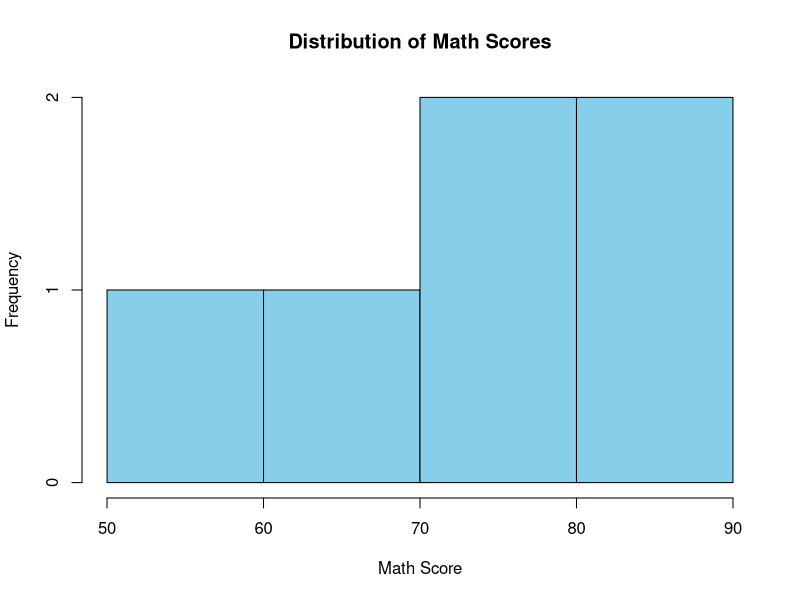
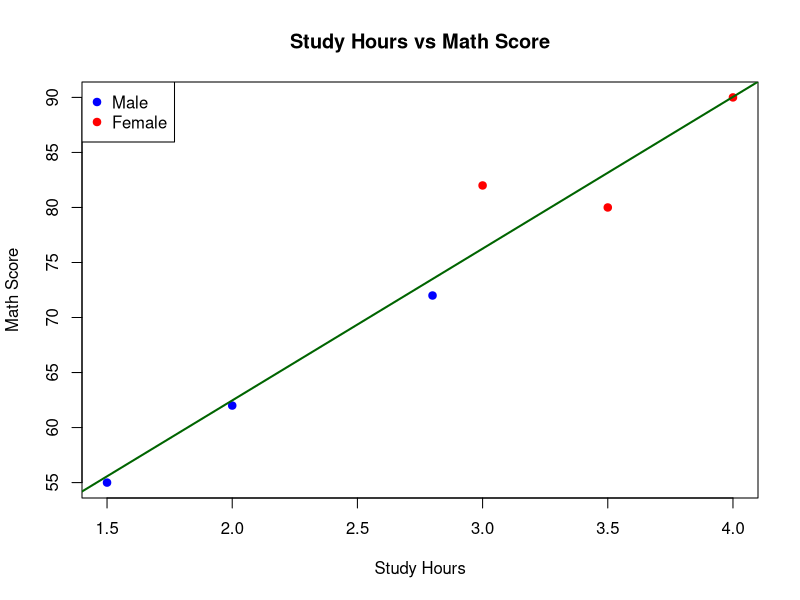
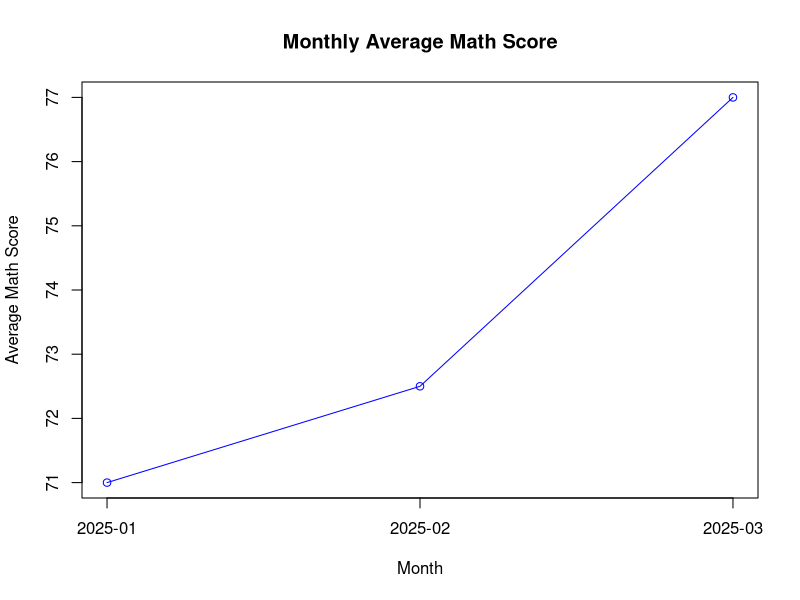

Write the R code that produced these figures, in order.
# Student Mini Data
Student_ID <- c("S01","S02","S03","S04","S05","S06")
Gender <- c("Male","Female","Male","Female","Male","Female")
Study_Hours <- c(2.0,3.5,1.5,4.0,2.8,3.0)
Attendance <- c(78,90,70,95,85,92)
Math_Score <- c(62,80,55,90,72,82)
Science_Score <- c(65,85,58,92,74,86)
Exam_Date <- c("2025-01-10","2025-01-10",
               "2025-02-12","2025-02-12",
               "2025-03-15","2025-03-15")
student <- data.frame(Student_ID,
                      Gender,
                      Study_Hours,
                      Attendance,
                      Math_Score,
                      Science_Score,
                      Exam_Date)

print(student)
hist(student$Math_Score,
     main="Distribution of Math Scores",
     xlab="Math Score",
     ylab="Frequency",
     col="skyblue",
     border="black")
plot(student$Study_Hours,
     student$Math_Score,
     col=ifelse(student$Gender=="Male","blue","red"),
     pch=19,
     xlab="Study Hours",
     ylab="Math Score",
     main="Study Hours vs Math Score")

abline(lm(Math_Score ~ Study_Hours,
          data=student),
       col="darkgreen",
       lwd=2)

legend("topleft",
       legend=c("Male","Female"),
       col=c("blue","red"),
       pch=19)
student$Exam_Date <- as.Date(student$Exam_Date)
student$Month <- format(student$Exam_Date,"%Y-%m")

avg_math <- aggregate(Math_Score ~ Month,
                      data=student,
                      mean)

print(avg_math)
plot(avg_math$Math_Score,
     type="o",
     xaxt="n",
     col="blue",
     xlab="Month",
     ylab="Average Math Score",
     main="Monthly Average Math Score")

axis(1,
     at=1:nrow(avg_math),
     labels=avg_math$Month)
